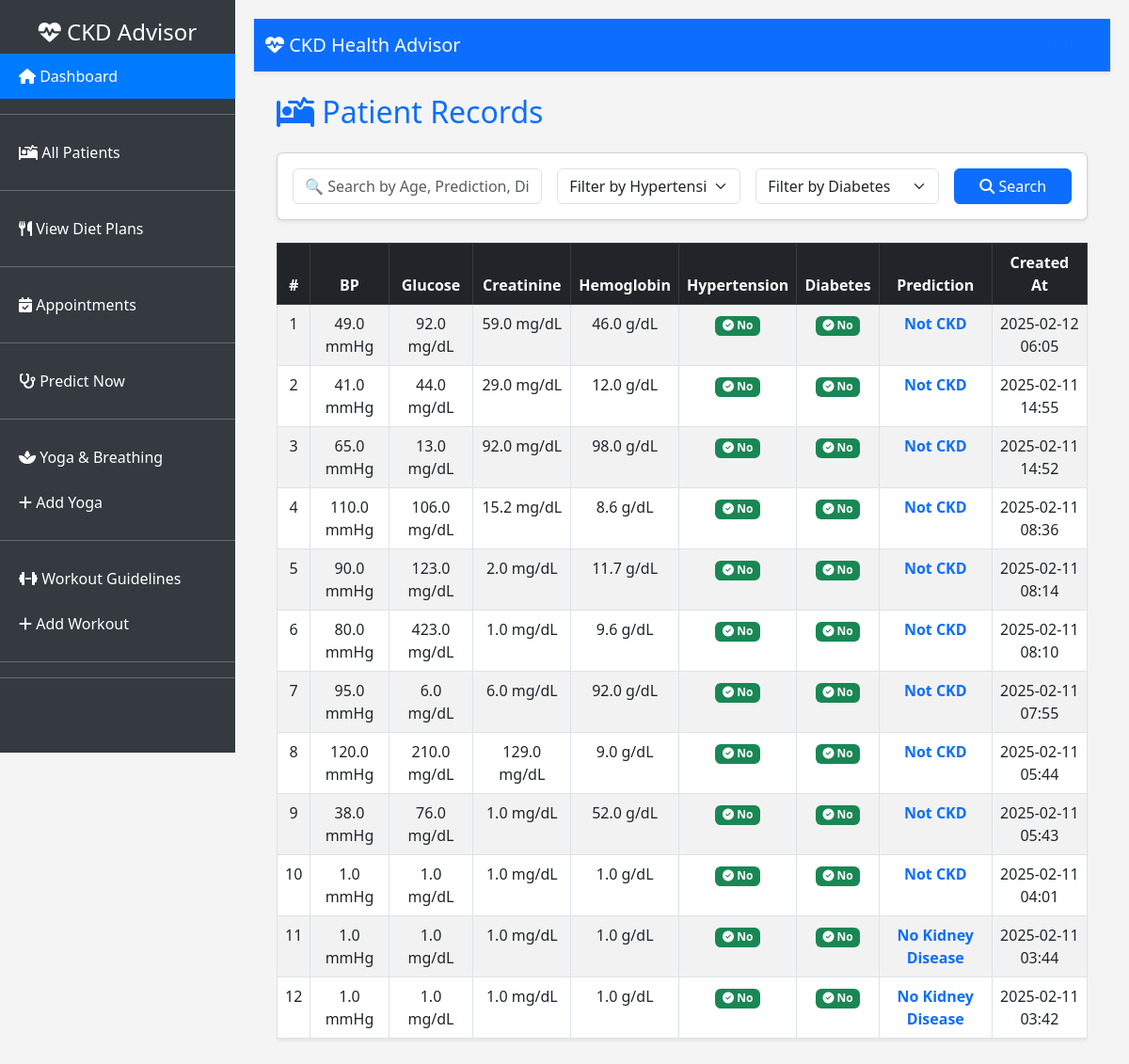
Page /patient/1/history/ on the committed database.
### Accounts/models.py (models this page shows, shortened)
class Patient(models.Model):
    patient_info = models.ForeignKey(PatientInfo, on_delete=models.CASCADE, related_name="patients")
    age = models.FloatField()
    bp = models.FloatField(verbose_name="Blood Pressure")
    sg = models.FloatField(verbose_name="Specific Gravity")
    al = models.FloatField(verbose_name="Albumin")
    su = models.FloatField(verbose_name="Sugar")
    rbc = models.CharField(max_length=10, verbose_name="Red Blood Cells")
    pc = models.CharField(max_length=10, verbose_name="Pus Cells")
    pcc = models.CharField(max_length=10, verbose_name="Pus Cell Clumps")
    ba = models.CharField(max_length=10, verbose_name="Bacteria")
    bgr = models.FloatField(verbose_name="Blood Glucose Random")
    bu = models.FloatField(verbose_name="Blood Urea")
    sc = models.FloatField(verbose_name="Serum Creatinine")
    sod = models.FloatField(verbose_name="Sodium")
    pot = models.FloatField(verbose_name="Potassium")
    hemo = models.FloatField(verbose_name="Hemoglobin")
    pcv = models.FloatField(verbose_name="Packed Cell Volume")
    wc = models.FloatField(verbose_name="White Blood Cell Count")
    rc = models.FloatField(verbose_name="Red Blood Cell Count")
    htn = models.CharField(max_length=3, verbose_name="Hypertension")
    dm = models.CharField(max_length=3, verbose_name="Diabetes Mellitus")
    cad = models.CharField(max_length=3, verbose_name="Coronary Artery Disease")
    appet = models.CharField(max_length=10, verbose_name="Appetite")
    pe = models.CharField(max_length=3, verbose_name="Pedal Edema")
    ane = models.CharField(max_length=3, verbose_name="Anemia")
    prediction = models.CharField(max_length=50)
    created_at = models.DateTimeField(auto_now_add=True)

### Accounts/views.py (the view)
# urls.py: path("patient/<int:patient_id>/history/", PredictionHistoryView.as_view(), name="patient_history"),
class PredictionHistoryView(ListView):
    model = Patient
    template_name = "history.html"
    context_object_name = "predictions"
    def get_queryset(self):
        patient_id = self.kwargs.get("patient_id")
        if patient_id:
            return Patient.objects.filter(patient_info_id=patient_id).order_by('-created_at')
        return Patient.objects.none()

### templates/history.html (shortened to what this page needs)
{% extends "base.html" %}
{% block content %}
<div class="container">
    <h2 class="mb-4 text-primary"><i class="fas fa-procedures"></i> Patient Records</h2>
    <div class="card shadow-sm mb-4">
        <div class="card-body">
            <form method="GET" class="row g-3">
                <div class="col-md-4">
                    <input type="text" name="q" class="form-control" placeholder="🔍 Search by Age, Prediction, Disease..." value="{{ request.GET.q }}">
                </div>
                <div class="col-md-3">
                    <select name="htn" class="form-select">
                        <option value="">Filter by Hypertension</option>
                    </select>
                </div>
                <div class="col-md-3">
                    <select name="dm" class="form-select">
                        <option value="">Filter by Diabetes</option>
                    </select>
                </div>
                <div class="col-md-2">
                    <button type="submit" class="btn btn-primary w-100"><i class="fas fa-search"></i> Search</button>
                </div>
            </form>
        </div>
    </div>
    <div class="table-responsive">
        <table class="table table-hover table-bordered table-striped shadow-sm">
            <thead class="table-dark text-center">
                <tr>
                    <th>#</th>
                    <th>BP</th>
                    <th>Glucose</th>
                    <th>Creatinine</th>
                    <th>Hemoglobin</th>
                    <th>Hypertension</th>
                    <th>Diabetes</th>
                    <th>Prediction</th>
                    <th>Created At</th>
                </tr>
            </thead>
            <tbody class="text-center">
                {% for prediction in predictions %}
                <tr>
                    <td>{{ forloop.counter }}</td>
                    <td>{{ prediction.bp }} mmHg</td>
                    <td>{{ prediction.bgr }} mg/dL</td>
                    <td>{{ prediction.sc }} mg/dL</td>
                    <td>{{ prediction.hemo }} g/dL</td>
                    <td>
                        {% if prediction.htn == "yes" %}
                            <span class="badge bg-danger"><i class="fas fa-exclamation-circle"></i> Yes</span>
                        {% else %}
                            <span class="badge bg-success"><i class="fas fa-check-circle"></i> No</span>
                        {% endif %}
                    </td>
                    <td>
                        {% if prediction.dm == "yes" %}
                            <span class="badge bg-warning text-dark"><i class="fas fa-exclamation-triangle"></i> Yes</span>
                        {% else %}
                            <span class="badge bg-success"><i class="fas fa-check-circle"></i> No</span>
                        {% endif %}
                    </td>
                    <td><strong class="text-primary">{{ prediction.prediction }}</strong></td>
                    <td>{{ prediction.created_at|date:"Y-m-d H:i" }}</td>
                </tr>
                {% empty %}
                <tr>
                    <td colspan="9" class="text-center text-muted">No history found for this patient.</td>
                </tr>
                {% endfor %}
            </tbody>
        </table>
    </div>
</div>
{% endblock %}

### templates/base.html (style rules this page uses)
body { background: #f4f4f4; display: flex; }

### rows in the picture
Patient: bp "49.0", bgr "92.0", sc "59.0", hemo "46.0", htn "No", dm "No", prediction "Not CKD", created_at "2025-02-12 06:05"
Patient: bp "41.0", bgr "44.0", sc "29.0", hemo "12.0", htn "No", dm "No", prediction "Not CKD", created_at "2025-02-11 14:55"
Patient: bp "65.0", bgr "13.0", sc "92.0", hemo "98.0", htn "No", dm "No", prediction "Not CKD", created_at "2025-02-11 14:52"
Patient: bp "110.0", bgr "106.0", sc "15.2", hemo "8.6", htn "No", dm "No", prediction "Not CKD", created_at "2025-02-11 08:36"
Patient: bp "90.0", bgr "123.0", sc "2.0", hemo "11.7", htn "No", dm "No", prediction "Not CKD", created_at "2025-02-11 08:14"
Patient: bp "80.0", bgr "423.0", sc "1.0", hemo "9.6", htn "No", dm "No", prediction "Not CKD", created_at "2025-02-11 08:10"
Patient: bp "95.0", bgr "6.0", sc "6.0", hemo "92.0", htn "No", dm "No", prediction "Not CKD", created_at "2025-02-11 07:55"
Patient: bp "120.0", bgr "210.0", sc "129.0", hemo "9.0", htn "No", dm "No", prediction "Not CKD", created_at "2025-02-11 05:44"
Patient: bp "38.0", bgr "76.0", sc "1.0", hemo "52.0", htn "No", dm "No", prediction "Not CKD", created_at "2025-02-11 05:43"
Patient: bp "1.0", bgr "1.0", sc "1.0", hemo "1.0", htn "No", dm "No", prediction "Not CKD", created_at "2025-02-11 04:01"
Patient: bp "1.0", bgr "1.0", sc "1.0", hemo "1.0", htn "No", dm "No", prediction "No Kidney Disease", created_at "2025-02-11 03:44"
Patient: bp "1.0", bgr "1.0", sc "1.0", hemo "1.0", htn "No", dm "No", prediction "No Kidney Disease", created_at "2025-02-11 03:42"
